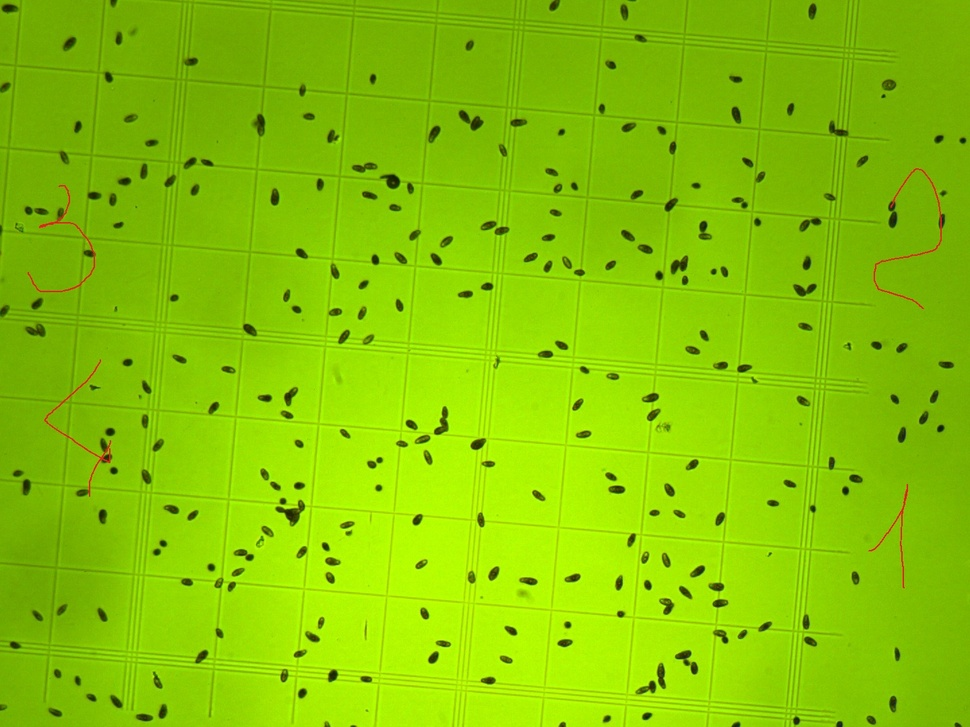
//> input picture control/1.1.1.jpg, 970 x 727 px, shrunk from 1440 x 1080 before the run; its folder holds only this picture in this run
$ ./cells_pipeline   (built with g++ and OpenCV 4)
//> lines starting //> are read from the running program, lines starting //| are printed output that depends on the picture; after the words box and inside, x2 and y2 are one past the last pixel; in counts of white or black regions, pixels touching at a corner belong together
/**
 * @file cells_pipeline.cpp
 * @brief Пайплайн сегментации клеток на микроснимках: локальный Оцу, морфология, фильтрация и watershed.
 *
 * @details
 * Программа пакетно обрабатывает все изображения из каталога `control` и сохраняет
 * бинарные маски результатов сегментации в каталог `algo_pred` (с теми же именами файлов, расширение PNG).
 * Основные этапы:
 *  - преобразование в оттенки серого и сглаживание (GaussianBlur);
 *  - локальная бинаризация по Оцу в тайлах;
 *  - морфологическое открытие для подавления шума;
 *  - поиск контуров и геометрическая фильтрация по площади/периметру/отношению;
 *  - фильтрация по средней яркости внутри контура (относительно μ±σ);
 *  - разделение слипающихся объектов алгоритмом watershed по карте расстояний;
 *  - сохранение итоговой маски.
 *
 * @note Требования: C++17 (std::filesystem) и OpenCV 4+.
 */
#include <opencv2/opencv.hpp>
#include <iostream>
#include <filesystem>
#include <numeric>
#include <cmath>
#include <vector>
#include <algorithm>

namespace fs = std::filesystem;

/**
 * @brief Локальная бинаризация изображения методом Оцу по тайлам.
 *
 * @param src Входное изображение в градациях серого (CV_8UC1).
 * @param tileSize Размер квадрата тайла (в пикселях), которым покрывается изображение.
 * @return Бинарная маска (CV_8UC1, значения 0/255), собранная из порогов по каждому тайлу.
 *
 * @details
 * Изображение разбивается на неперекрывающиеся ROI размером `tileSize×tileSize` (последние тайлы
 * могут быть меньше у правого/нижнего краёв). Для каждого ROI применяется `cv::threshold` с
 * флагами `THRESH_BINARY_INV | THRESH_OTSU`, после чего результат копируется в итоговую маску.
 *
 * @warning Ожидается, что `src` имеет тип CV_8UC1. При других типах результаты не определены.
 */
cv::Mat localOtsuThreshold(const cv::Mat& src, int tileSize) {
    cv::Mat result = cv::Mat::zeros(src.size(), CV_8UC1);
    for (int y = 0; y < src.rows; y += tileSize) {
        for (int x = 0; x < src.cols; x += tileSize) {
            int width = std::min(tileSize, src.cols - x);
            int height = std::min(tileSize, src.rows - y);
            cv::Rect roi(x, y, width, height);
            cv::Mat tile = src(roi);
            cv::Mat tileThresh;
            cv::threshold(tile, tileThresh, 0, 255, cv::THRESH_BINARY_INV + cv::THRESH_OTSU);
            tileThresh.copyTo(result(roi));
        }
    }
    return result;
}

/**
 * @brief Вычисляет среднюю яркость в пределах каждого контура и фильтрует их.
 *
 * @param image Одноканальное изображение (CV_8UC1), по которому считается яркость.
 * @param contours Входной набор контуров для оценки.
 * @param[out] brightnessValues Массив средних яркостей (по одному на контур).
 * @param[out] meanBrightness Среднее значение яркости по всем контурам.
 * @param[out] stdDevBrightness Среднеквадратичное отклонение яркости.
 * @return Контуры, прошедшие фильтрацию по условию brightness <= (μ + σ) * 1.2.
 *
 * @details
 * Для каждого контура строится маска, по которой считается `cv::mean(image, mask)`.
 * Затем вычисляются агрегаты μ и σ, и отбираются контуры, не являющиеся слишком яркими.
 */
std::vector<std::vector<cv::Point>> calculateMeanColorForContours(
    const cv::Mat& image,
    const std::vector<std::vector<cv::Point>>& contours,
    std::vector<float>& brightnessValues,
    float& meanBrightness,
    float& stdDevBrightness)
{
    std::vector<std::vector<cv::Point>> result;
    brightnessValues.clear();

    for (const auto& contour : contours) {
        cv::Mat mask = cv::Mat::zeros(image.size(), CV_8UC1);
        cv::drawContours(mask, std::vector<std::vector<cv::Point>>{contour}, -1, 255, cv::FILLED);
        cv::Scalar meanVal = cv::mean(image, mask);
        brightnessValues.push_back(static_cast<float>(meanVal[0]));
    }

    float sum = std::accumulate(brightnessValues.begin(), brightnessValues.end(), 0.0f);
    meanBrightness = sum / brightnessValues.size();

    float sq_sum = std::inner_product(brightnessValues.begin(), brightnessValues.end(), brightnessValues.begin(), 0.0f);
    stdDevBrightness = std::sqrt(sq_sum / brightnessValues.size() - meanBrightness * meanBrightness);

    float upper = meanBrightness + stdDevBrightness;

    for (size_t i = 0; i < contours.size(); ++i) {
        if (brightnessValues[i] <= upper * 1.2) {
            result.push_back(contours[i]);
        }
    }

    return result;
}

/**
 * @brief Разделяет слипшиеся объекты на бинарной маске с помощью алгоритма watershed.
 *
 * @param input_mask Входная бинарная маска (CV_8UC1, значения 0/255).
 * @param[out] output_mask Результирующая бинарная маска после разделения объектов.
 *
 * @details
 * Маска очищается морфологическим открытием, по ней считается карта расстояний (L2),
 * затем локальные максимумы выделяются порогом и используются как маркеры для `cv::watershed`.
 * Границы, помеченные значением -1 в маркерах, зануляются, что визуально разделяет объекты.
 */
void processWatershed(const cv::Mat& input_mask, cv::Mat& output_mask) {
    // Бинаризация
    cv::Mat binary;
    cv::threshold(input_mask, binary, 127, 255, cv::THRESH_BINARY);

    // Удаление шумов
    cv::Mat kernel = cv::getStructuringElement(cv::MORPH_ELLIPSE, cv::Size(3, 3));
    cv::morphologyEx(binary, binary, cv::MORPH_OPEN, kernel, cv::Point(-1, -1), 2);

    // Расстояние до ближайшего нулевого пикселя
    cv::Mat distTransform;
    cv::distanceTransform(binary, distTransform, cv::DIST_L2, 5);

    // Нормализация и пороговая обработка
    cv::normalize(distTransform, distTransform, 0, 1.0, cv::NORM_MINMAX);
    cv::Mat distBinary;
    cv::threshold(distTransform, distBinary, 0.4, 1.0, cv::THRESH_BINARY);
    distBinary.convertTo(distBinary, CV_8U);

    // Поиск контуров
    std::vector<std::vector<cv::Point>> contours;
    cv::findContours(distBinary, contours, cv::RETR_EXTERNAL, cv::CHAIN_APPROX_SIMPLE);

    // Создание меток
    cv::Mat markers = cv::Mat::zeros(distBinary.size(), CV_32S);
    for (size_t i = 0; i < contours.size(); i++) {
        cv::drawContours(markers, contours, static_cast<int>(i), cv::Scalar(static_cast<int>(i) + 1), -1);
    }

    // Применение алгоритма Watershed
    cv::Mat maskColor;
    cv::cvtColor(binary, maskColor, cv::COLOR_GRAY2BGR);
    cv::watershed(maskColor, markers);

    // Рисование границ
    cv::Mat result = binary.clone();
    for (int y = 0; y < markers.rows; y++) {
        for (int x = 0; x < markers.cols; x++) {
            if (markers.at<int>(y, x) == -1) {
                result.at<uchar>(y, x) = 0;
            }
        }
    }

    // Утолщение границ
    cv::Mat boundaries = (result == 0);
    cv::dilate(boundaries, boundaries, cv::getStructuringElement(cv::MORPH_ELLIPSE, cv::Size(3, 3)));
    result.setTo(0, boundaries);

    output_mask = result;
}

/**
 * @brief Точка входа. Пакетно сегментирует изображения из каталога `control` и сохраняет маски в `algo_pred`.
 *
 * @return Код возврата процесса: 0 — успешно; -1 — входной каталог отсутствует.
 *
 * @par Вход/выход
 *  - Вход: файлы с расширениями .jpg/.jpeg/.png из `control`.
 *  - Выход: бинарные маски PNG в `algo_pred` с теми же базовыми именами.
 *
 * @note Пороговые и геометрические параметры подобраны эмпирически и могут требовать настройки под датасет.
 */
int main() {
    const std::string inputFolder = "control";
    const std::string outputFolder = "algo_pred";

    if (!fs::exists(inputFolder)) {
        std::cerr << "Error: Input folder '" << inputFolder << "' does not exist!" << std::endl;
        return -1;
    }
    fs::create_directories(outputFolder);

    for (const auto& entry : fs::directory_iterator(inputFolder)) {
        const std::string filename = entry.path().string();
        const std::string ext = entry.path().extension().string();

        if (ext != ".jpg" && ext != ".jpeg" && ext != ".png") {
            std::cout << "Skipping non-image file: " << filename << std::endl;
            continue;
        }

        cv::Mat img = cv::imread(filename);
//> img is the input picture: 727 rows x 970 cols, CV_8UC3; mean B, G, R 2.9, 198.7, 135.1
        if (img.empty()) {
            std::cout << "Could not load image: " << filename << std::endl;
            continue;
        }

        // 1. Предварительная обработка
        cv::Mat gray;
        cv::cvtColor(img, gray, cv::COLOR_BGR2GRAY);
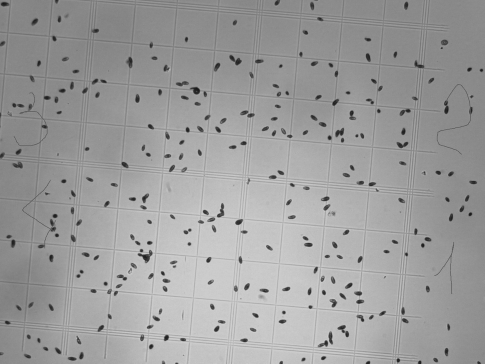
//> gray: 727 rows x 970 cols, CV_8UC1 (shown at 1/2 size); min 20, max 214, mean 157.3
        cv::GaussianBlur(gray, gray, cv::Size(5, 5), 0);

        // 2. Локальное пороговое преобразование Оцу
        cv::Mat localOtsu = localOtsuThreshold(gray, 300);
//> after the loop in localOtsuThreshold, `for (int y = 0; y < src.rows; y += tileSize)`:
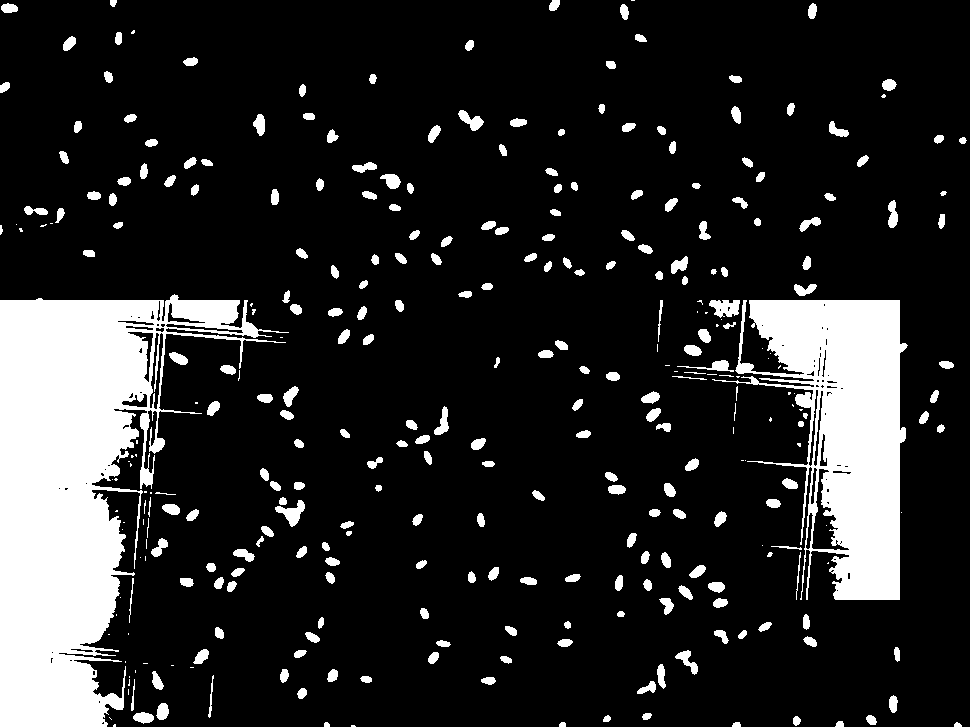
//> result: 727 rows x 970 cols, CV_8UC1; 15.5% white; 325 white regions (72 under 20 px), largest, box (x1, y1, x2, y2) and area: (0, 294, 289, 727) 56556, (712, 300, 908, 600) 29179, (709, 300, 740, 318) 386

        // 3. Морфологическое открытие
        cv::Mat kernel = cv::getStructuringElement(cv::MORPH_ELLIPSE, cv::Size(3, 3));
        cv::Mat morph;
        cv::morphologyEx(localOtsu, morph, cv::MORPH_OPEN, kernel);
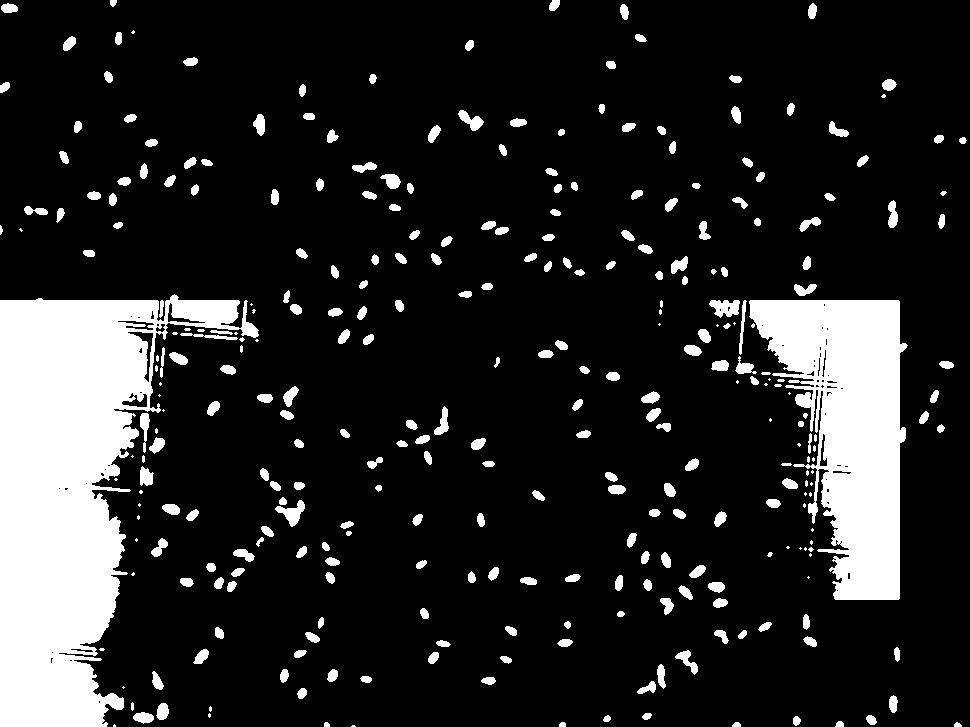
//> morph: 727 rows x 970 cols, CV_8UC1; 15.1% white; 319 white regions (58 under 20 px)

        // 4. Поиск контуров и геометрическая фильтрация
        std::vector<std::vector<cv::Point>> contours;
        cv::findContours(morph, contours, cv::RETR_EXTERNAL, cv::CHAIN_APPROX_SIMPLE);
//> contours = 319 contours, 75 with area under 20; largest, box (x1, y1, x2, y2) and area: (0, 294, 259, 727) 54186, (749, 300, 908, 600) 27204, (709, 300, 740, 318) 338, (275, 500, 305, 527) 309, (458, 110, 484, 131) 226

        const double minArea = 90.0, maxArea = 3000.0;
        const double minPerimeter = 30.0, maxPerimeter = 3000.0;
        const double minRatio = 0.1, maxRatio = 0.6;

        std::vector<std::vector<cv::Point>> filtered;
        for (const auto& contour : contours) {
            const double area = cv::contourArea(contour);
            const double perimeter = cv::arcLength(contour, true);

            if (area > minArea && area < maxArea &&
                perimeter > minPerimeter && perimeter < maxPerimeter &&
                area != 0 && (perimeter / area > minRatio && perimeter / area < maxRatio))
            {
                filtered.push_back(contour);
            }
        }
//> this loop made 319 passes
//> (area, perimeter) on passes 3 to 5: (20.5, 19.07), (25.5, 21.07), (21.5, 18.24)
//> after the loop, filtered = 61 contours; largest, box (x1, y1, x2, y2) and area: (709, 300, 740, 318) 338, (275, 500, 305, 527) 309, (458, 110, 484, 131) 226, (675, 650, 698, 675) 183, (434, 406, 449, 435) 183

        // 5. Фильтрация по яркости
        std::vector<float> brightnessValues;
        float mean, stddev;
        auto brightnessFiltered = calculateMeanColorForContours(gray, filtered, brightnessValues, mean, stddev);
//> the loop in calculateMeanColorForContours, `for (const auto& contour : contours)` made 61 passes
//> meanVal on passes 1 to 8: Scalar(102), Scalar(101), Scalar(82.77), Scalar(87.07), Scalar(111.3), Scalar(84.09), Scalar(79.71), Scalar(96.75)
//> after the loop in calculateMeanColorForContours, `for (const auto& contour : contours)`: brightnessValues = 61 values, max 161.4 at index 41, min 60.44 at index 49, mean 92.8
//> in calculateMeanColorForContours, `float sum = std::accumulate(brightnessValues.begin(), brightnessValues..`: sum = 5660.8
//> in calculateMeanColorForContours, `meanBrightness = sum / brightnessValues.size();`: meanBrightness = 92.8
//> in calculateMeanColorForContours, `float sq_sum = std::inner_product(brightnessValues.begin(), brightness..`: sq_sum = 545752.2
//> in calculateMeanColorForContours, `stdDevBrightness = std::sqrt(sq_sum / brightnessValues.size() - meanBr..`: stdDevBrightness = 18.3
//> in calculateMeanColorForContours, `float upper = meanBrightness + stdDevBrightness;`: upper = 111.1
//> the loop in calculateMeanColorForContours, `for (size_t i = 0; i < contours.size(); ++i)` made 61 passes
//> mean = 92.8; stddev = 18.3; brightnessFiltered = 60 contours; largest, box (x1, y1, x2, y2) and area: (275, 500, 305, 527) 309, (458, 110, 484, 131) 226, (675, 650, 698, 675) 183, (434, 406, 449, 435) 183, (380, 174, 401, 189) 176

        // Создание маски
        cv::Mat brightnessMask = cv::Mat::zeros(img.size(), CV_8UC1);
        for (const auto& contour : brightnessFiltered) {
            cv::drawContours(brightnessMask, std::vector<std::vector<cv::Point>>{contour}, -1, 255, cv::FILLED);
        }
//> this loop made 60 passes
//> brightnessMask: 727 rows x 970 cols, CV_8UC1; 1.3% white; 60 white regions, largest, box (x1, y1, x2, y2) and area: (275, 500, 305, 527) 351, (458, 110, 484, 131) 258, (675, 650, 698, 675) 218

        // 6. Применение алгоритма Watershed
        cv::Mat watershedResult;
        processWatershed(brightnessMask, watershedResult);
//> in processWatershed, `cv::threshold(distTransform, distBinary, 0.4, 1.0, cv::THRESH_BINARY);`:
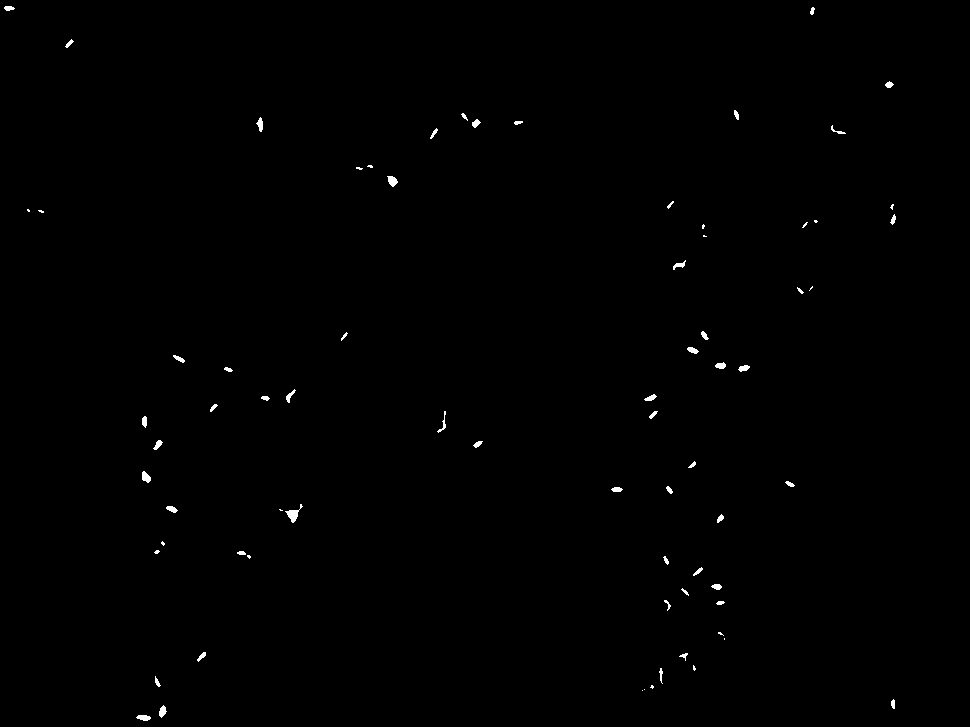
//> distBinary: 727 rows x 970 cols, CV_32FC1; values 0 (black) and 1 (white), 0.35% white; 74 white regions (20 under 20 px), largest, box (x1, y1, x2, y2) and area: (285, 504, 303, 523) 120, (387, 176, 398, 187) 78, (142, 471, 151, 483) 73
//> in processWatershed, `cv::findContours(distBinary, contours, cv::RETR_EXTERNAL, cv::CHAIN_AP..`: contours = 74 contours, 35 with area under 20; largest, box (x1, y1, x2, y2) and area: (285, 504, 303, 523) 94, (387, 176, 398, 187) 64, (142, 471, 151, 483) 59, (159, 705, 167, 718) 51, (136, 715, 151, 721) 50
//> the loop in processWatershed, `for (size_t i = 0; i < contours.size(); i++)` made 74 passes
//> in processWatershed, `cv::watershed(maskColor, markers);`:
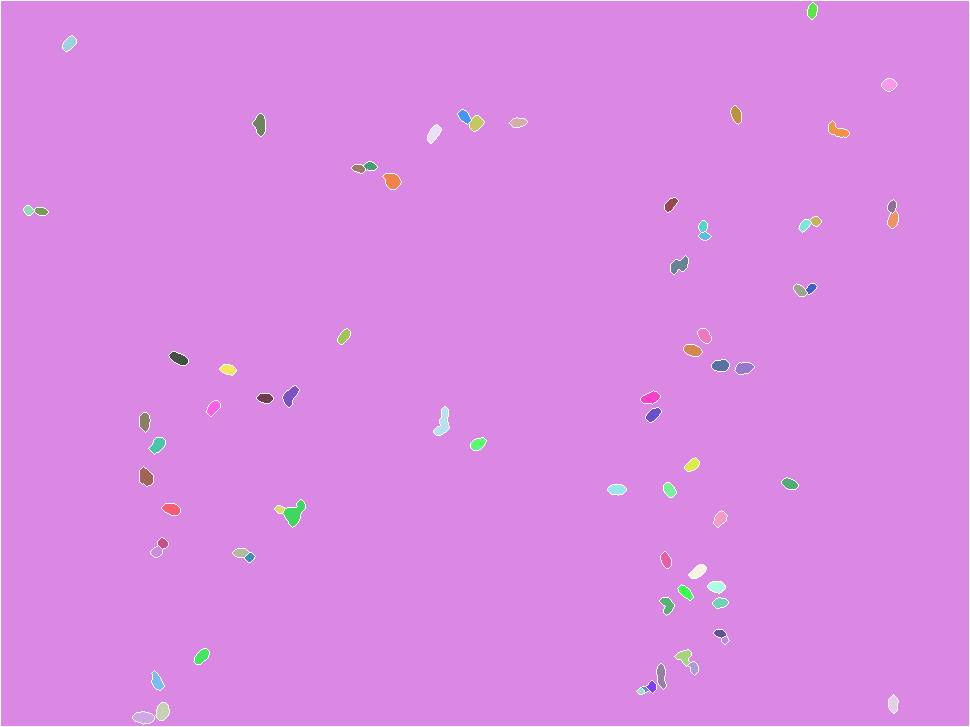
//> markers: 727 rows x 970 cols, CV_32SC1; 75 distinct labels, from -1 to 74; one colour per label, 0 black, -1 white
//> in processWatershed, `cv::dilate(boundaries, boundaries, cv::getStructuringElement(cv::MORPH..`:
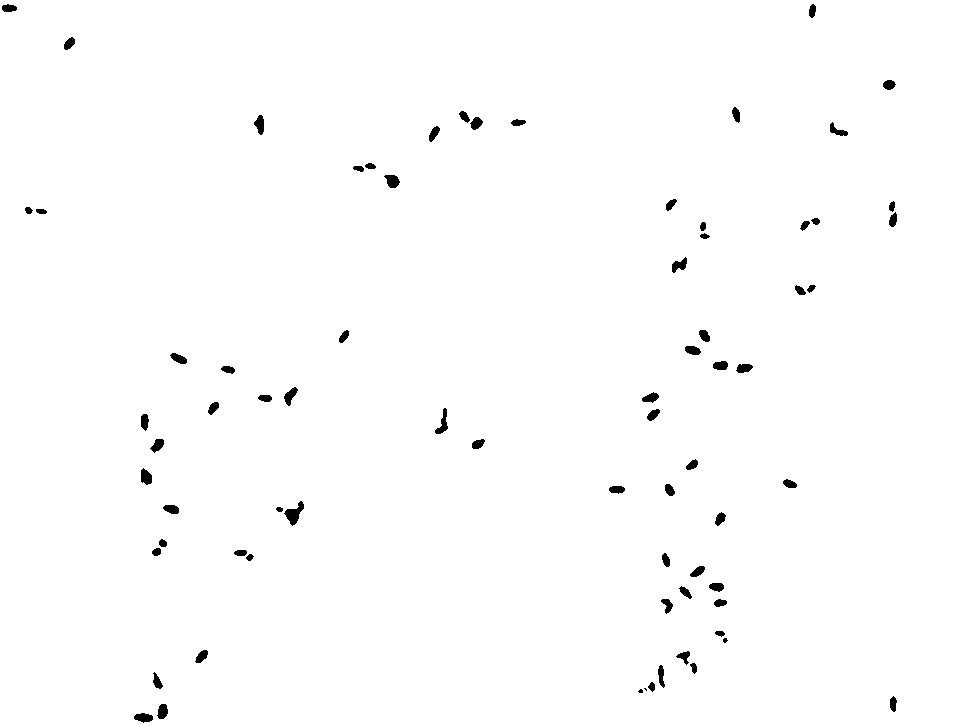
//> boundaries: 727 rows x 970 cols, CV_8UC1; 99.1% white; 74 black regions (3 under 20 px), largest, box (x1, y1, x2, y2) and area: (284, 501, 304, 526) 228, (435, 408, 448, 434) 148, (384, 175, 400, 188) 145

        // Сохранение результата
        const std::string outputPath = outputFolder + "/" + entry.path().stem().string() + ".png";
        cv::imwrite(outputPath, watershedResult);
        std::cout << "Successfully processed: " << filename << std::endl;
    }

    return 0;
}
